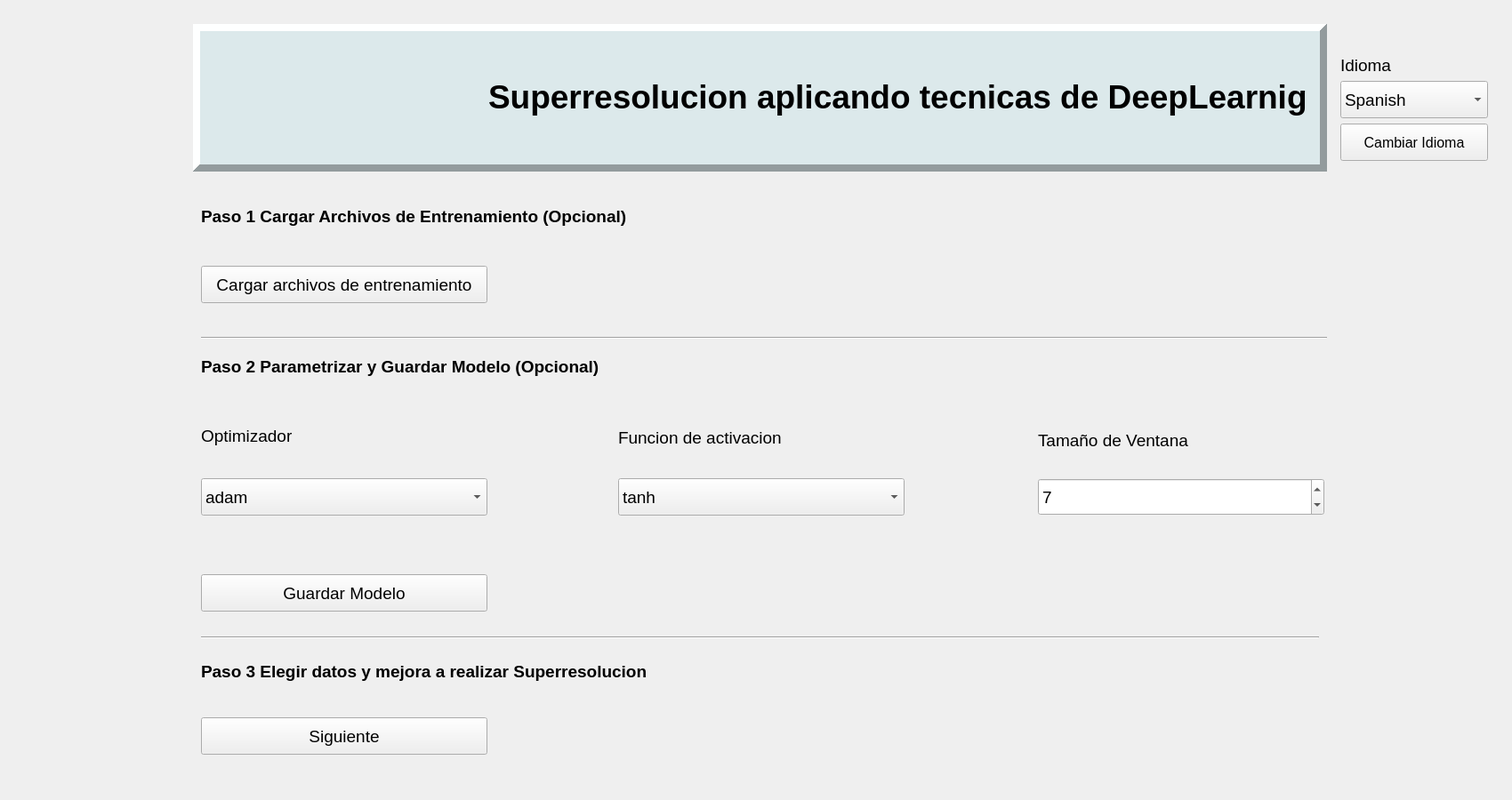
<?xml version="1.0" encoding="UTF-8"?>
<ui version="4.0">
 <class>MainWindow</class>
 <widget class="QMainWindow" name="MainWindow">
  <property name="geometry">
   <rect>
    <x>0</x>
    <y>0</y>
    <width>1700</width>
    <height>900</height>
   </rect>
  </property>
  <property name="sizePolicy">
   <sizepolicy hsizetype="Preferred" vsizetype="Preferred">
    <horstretch>0</horstretch>
    <verstretch>0</verstretch>
   </sizepolicy>
  </property>
  <property name="windowTitle">
   <string>Superresolucion aplicando tecnicas de DeepLearning</string>
  </property>
  <property name="animated">
   <bool>true</bool>
  </property>
  <widget class="QWidget" name="centralwidget">
   <layout class="QVBoxLayout" name="verticalLayout_5" stretch="4">
    <item>
     <widget class="QFrame" name="frame_2">
      <property name="frameShape">
       <enum>QFrame::NoFrame</enum>
      </property>
      <property name="frameShadow">
       <enum>QFrame::Raised</enum>
      </property>
      <layout class="QHBoxLayout" name="horizontalLayout_14" stretch="1,7,1">
       <item>
        <widget class="QFrame" name="frame_3">
         <property name="frameShape">
          <enum>QFrame::NoFrame</enum>
         </property>
         <property name="frameShadow">
          <enum>QFrame::Raised</enum>
         </property>
        </widget>
       </item>
       <item>
        <widget class="QFrame" name="frame_8">
         <property name="frameShape">
          <enum>QFrame::NoFrame</enum>
         </property>
         <property name="frameShadow">
          <enum>QFrame::Raised</enum>
         </property>
         <layout class="QVBoxLayout" name="verticalLayout_23" stretch="1,1,2,1">
          <property name="rightMargin">
           <number>0</number>
          </property>
          <item>
           <widget class="QFrame" name="frame">
            <property name="styleSheet">
             <string notr="true">background-color: rgb(220, 233, 235)</string>
            </property>
            <property name="frameShape">
             <enum>QFrame::Panel</enum>
            </property>
            <property name="frameShadow">
             <enum>QFrame::Raised</enum>
            </property>
            <property name="lineWidth">
             <number>8</number>
            </property>
            <property name="midLineWidth">
             <number>0</number>
            </property>
            <layout class="QHBoxLayout" name="horizontalLayout" stretch="1,3">
             <item>
              <widget class="QLabel" name="UCO">
               <property name="text">
                <string/>
               </property>
               <property name="alignment">
                <set>Qt::AlignCenter</set>
               </property>
              </widget>
             </item>
             <item>
              <widget class="QLabel" name="Titulo">
               <property name="font">
                <font>
                 <pointsize>10</pointsize>
                 <italic>false</italic>
                 <bold>true</bold>
                 <underline>false</underline>
                 <strikeout>false</strikeout>
                </font>
               </property>
               <property name="styleSheet">
                <string notr="true"/>
               </property>
               <property name="lineWidth">
                <number>0</number>
               </property>
               <property name="text">
                <string>&lt;html&gt;&lt;head/&gt;&lt;body&gt;&lt;p&gt;&lt;span style=&quot; font-size:28pt;&quot;&gt;Superresolucion aplicando tecnicas de DeepLearnig&lt;/span&gt;&lt;/p&gt;&lt;/body&gt;&lt;/html&gt;</string>
               </property>
              </widget>
             </item>
            </layout>
           </widget>
          </item>
          <item>
           <widget class="QFrame" name="frame_19">
            <property name="frameShape">
             <enum>QFrame::NoFrame</enum>
            </property>
            <property name="frameShadow">
             <enum>QFrame::Raised</enum>
            </property>
            <layout class="QVBoxLayout" name="verticalLayout_16">
             <item>
              <widget class="QLabel" name="label_15">
               <property name="font">
                <font>
                 <pointsize>14</pointsize>
                </font>
               </property>
               <property name="text">
                <string>&lt;html&gt;&lt;head/&gt;&lt;body&gt;&lt;p&gt;&lt;span style=&quot; font-weight:700;&quot;&gt;Paso 1 Cargar Archivos de Entrenamiento (Opcional)&lt;/span&gt;&lt;/p&gt;&lt;/body&gt;&lt;/html&gt;</string>
               </property>
              </widget>
             </item>
             <item>
              <widget class="QFrame" name="frame_21">
               <property name="frameShape">
                <enum>QFrame::NoFrame</enum>
               </property>
               <property name="frameShadow">
                <enum>QFrame::Raised</enum>
               </property>
               <layout class="QHBoxLayout" name="horizontalLayout_10" stretch="1,2">
                <property name="spacing">
                 <number>0</number>
                </property>
                <property name="leftMargin">
                 <number>0</number>
                </property>
                <property name="topMargin">
                 <number>0</number>
                </property>
                <property name="rightMargin">
                 <number>0</number>
                </property>
                <property name="bottomMargin">
                 <number>0</number>
                </property>
                <item>
                 <widget class="QPushButton" name="pushButton_7">
                  <property name="sizePolicy">
                   <sizepolicy hsizetype="Minimum" vsizetype="Minimum">
                    <horstretch>0</horstretch>
                    <verstretch>0</verstretch>
                   </sizepolicy>
                  </property>
                  <property name="minimumSize">
                   <size>
                    <width>322</width>
                    <height>42</height>
                   </size>
                  </property>
                  <property name="maximumSize">
                   <size>
                    <width>322</width>
                    <height>42</height>
                   </size>
                  </property>
                  <property name="font">
                   <font>
                    <pointsize>14</pointsize>
                   </font>
                  </property>
                  <property name="text">
                   <string>Cargar archivos de entrenamiento</string>
                  </property>
                 </widget>
                </item>
                <item>
                 <widget class="QLabel" name="label_file_name_3">
                  <property name="font">
                   <font>
                    <pointsize>15</pointsize>
                   </font>
                  </property>
                  <property name="text">
                   <string/>
                  </property>
                  <property name="alignment">
                   <set>Qt::AlignCenter</set>
                  </property>
                 </widget>
                </item>
               </layout>
              </widget>
             </item>
            </layout>
           </widget>
          </item>
          <item>
           <widget class="QFrame" name="frame_24">
            <property name="enabled">
             <bool>true</bool>
            </property>
            <property name="frameShape">
             <enum>QFrame::NoFrame</enum>
            </property>
            <property name="frameShadow">
             <enum>QFrame::Raised</enum>
            </property>
            <layout class="QVBoxLayout" name="verticalLayout_18" stretch="1,1,3,1,1">
             <property name="rightMargin">
              <number>0</number>
             </property>
             <item>
              <widget class="Line" name="line_6">
               <property name="orientation">
                <enum>Qt::Horizontal</enum>
               </property>
              </widget>
             </item>
             <item>
              <widget class="QLabel" name="label_17">
               <property name="font">
                <font>
                 <pointsize>14</pointsize>
                </font>
               </property>
               <property name="text">
                <string>&lt;html&gt;&lt;head/&gt;&lt;body&gt;&lt;p&gt;&lt;span style=&quot; font-weight:700;&quot;&gt;Paso 2 Parametrizar y Guardar Modelo (Opcional)&lt;/span&gt;&lt;/p&gt;&lt;/body&gt;&lt;/html&gt;</string>
               </property>
              </widget>
             </item>
             <item>
              <widget class="QFrame" name="frame_25">
               <property name="frameShape">
                <enum>QFrame::NoFrame</enum>
               </property>
               <property name="frameShadow">
                <enum>QFrame::Raised</enum>
               </property>
               <layout class="QHBoxLayout" name="horizontalLayout_12" stretch="3,1,3,1,3">
                <property name="spacing">
                 <number>0</number>
                </property>
                <property name="leftMargin">
                 <number>0</number>
                </property>
                <property name="topMargin">
                 <number>0</number>
                </property>
                <property name="rightMargin">
                 <number>0</number>
                </property>
                <property name="bottomMargin">
                 <number>0</number>
                </property>
                <item>
                 <widget class="QFrame" name="frame_26">
                  <property name="frameShape">
                   <enum>QFrame::NoFrame</enum>
                  </property>
                  <property name="frameShadow">
                   <enum>QFrame::Raised</enum>
                  </property>
                  <property name="lineWidth">
                   <number>0</number>
                  </property>
                  <layout class="QVBoxLayout" name="verticalLayout_19">
                   <property name="spacing">
                    <number>0</number>
                   </property>
                   <property name="leftMargin">
                    <number>0</number>
                   </property>
                   <property name="topMargin">
                    <number>0</number>
                   </property>
                   <property name="rightMargin">
                    <number>0</number>
                   </property>
                   <property name="bottomMargin">
                    <number>9</number>
                   </property>
                   <item>
                    <widget class="QLabel" name="label_18">
                     <property name="font">
                      <font>
                       <pointsize>14</pointsize>
                      </font>
                     </property>
                     <property name="text">
                      <string>Optimizador</string>
                     </property>
                    </widget>
                   </item>
                   <item>
                    <widget class="QComboBox" name="comboBox_5">
                     <property name="minimumSize">
                      <size>
                       <width>322</width>
                       <height>42</height>
                      </size>
                     </property>
                     <property name="maximumSize">
                      <size>
                       <width>322</width>
                       <height>42</height>
                      </size>
                     </property>
                     <property name="font">
                      <font>
                       <pointsize>14</pointsize>
                      </font>
                     </property>
                     <item>
                      <property name="text">
                       <string>adam</string>
                      </property>
                     </item>
                     <item>
                      <property name="text">
                       <string>rmsprop</string>
                      </property>
                     </item>
                     <item>
                      <property name="text">
                       <string>sgd</string>
                      </property>
                     </item>
                    </widget>
                   </item>
                  </layout>
                 </widget>
                </item>
                <item>
                 <spacer name="horizontalSpacer_15">
                  <property name="orientation">
                   <enum>Qt::Horizontal</enum>
                  </property>
                  <property name="sizeHint" stdset="0">
                   <size>
                    <width>40</width>
                    <height>20</height>
                   </size>
                  </property>
                 </spacer>
                </item>
                <item>
                 <widget class="QFrame" name="frame_28">
                  <property name="frameShape">
                   <enum>QFrame::NoFrame</enum>
                  </property>
                  <property name="frameShadow">
                   <enum>QFrame::Raised</enum>
                  </property>
                  <layout class="QVBoxLayout" name="verticalLayout_21">
                   <item>
                    <widget class="QLabel" name="label_20">
                     <property name="font">
                      <font>
                       <pointsize>14</pointsize>
                      </font>
                     </property>
                     <property name="text">
                      <string>Funcion de activacion</string>
                     </property>
                    </widget>
                   </item>
                   <item>
                    <widget class="QComboBox" name="comboBox_6">
                     <property name="minimumSize">
                      <size>
                       <width>322</width>
                       <height>42</height>
                      </size>
                     </property>
                     <property name="maximumSize">
                      <size>
                       <width>322</width>
                       <height>42</height>
                      </size>
                     </property>
                     <property name="font">
                      <font>
                       <pointsize>14</pointsize>
                      </font>
                     </property>
                     <item>
                      <property name="text">
                       <string>tanh</string>
                      </property>
                     </item>
                     <item>
                      <property name="text">
                       <string>sigmoid</string>
                      </property>
                     </item>
                     <item>
                      <property name="text">
                       <string>relu</string>
                      </property>
                     </item>
                     <item>
                      <property name="text">
                       <string>softmax</string>
                      </property>
                     </item>
                    </widget>
                   </item>
                  </layout>
                 </widget>
                </item>
                <item>
                 <spacer name="horizontalSpacer_16">
                  <property name="orientation">
                   <enum>Qt::Horizontal</enum>
                  </property>
                  <property name="sizeHint" stdset="0">
                   <size>
                    <width>40</width>
                    <height>20</height>
                   </size>
                  </property>
                 </spacer>
                </item>
                <item>
                 <widget class="QFrame" name="frame_27">
                  <property name="frameShape">
                   <enum>QFrame::NoFrame</enum>
                  </property>
                  <property name="frameShadow">
                   <enum>QFrame::Raised</enum>
                  </property>
                  <property name="lineWidth">
                   <number>0</number>
                  </property>
                  <layout class="QVBoxLayout" name="verticalLayout_20">
                   <property name="spacing">
                    <number>0</number>
                   </property>
                   <property name="leftMargin">
                    <number>20</number>
                   </property>
                   <property name="rightMargin">
                    <number>0</number>
                   </property>
                   <item>
                    <widget class="QLabel" name="label_19">
                     <property name="font">
                      <font>
                       <pointsize>14</pointsize>
                      </font>
                     </property>
                     <property name="text">
                      <string>Tamaño de Ventana</string>
                     </property>
                    </widget>
                   </item>
                   <item>
                    <widget class="QSpinBox" name="spinBox_4">
                     <property name="minimumSize">
                      <size>
                       <width>322</width>
                       <height>42</height>
                      </size>
                     </property>
                     <property name="maximumSize">
                      <size>
                       <width>322</width>
                       <height>42</height>
                      </size>
                     </property>
                     <property name="font">
                      <font>
                       <pointsize>14</pointsize>
                      </font>
                     </property>
                     <property name="alignment">
                      <set>Qt::AlignLeading|Qt::AlignLeft|Qt::AlignVCenter</set>
                     </property>
                     <property name="minimum">
                      <number>3</number>
                     </property>
                     <property name="maximum">
                      <number>20</number>
                     </property>
                     <property name="value">
                      <number>7</number>
                     </property>
                    </widget>
                   </item>
                  </layout>
                 </widget>
                </item>
               </layout>
              </widget>
             </item>
             <item>
              <spacer name="verticalSpacer">
               <property name="orientation">
                <enum>Qt::Vertical</enum>
               </property>
               <property name="sizeHint" stdset="0">
                <size>
                 <width>20</width>
                 <height>40</height>
                </size>
               </property>
              </spacer>
             </item>
             <item>
              <widget class="QFrame" name="frame_30">
               <property name="frameShape">
                <enum>QFrame::NoFrame</enum>
               </property>
               <property name="frameShadow">
                <enum>QFrame::Raised</enum>
               </property>
               <layout class="QHBoxLayout" name="horizontalLayout_13" stretch="3,6,1,1">
                <property name="spacing">
                 <number>0</number>
                </property>
                <property name="leftMargin">
                 <number>0</number>
                </property>
                <property name="topMargin">
                 <number>0</number>
                </property>
                <property name="rightMargin">
                 <number>0</number>
                </property>
                <property name="bottomMargin">
                 <number>0</number>
                </property>
                <item>
                 <widget class="QPushButton" name="pushButton_8">
                  <property name="minimumSize">
                   <size>
                    <width>322</width>
                    <height>42</height>
                   </size>
                  </property>
                  <property name="maximumSize">
                   <size>
                    <width>322</width>
                    <height>42</height>
                   </size>
                  </property>
                  <property name="font">
                   <font>
                    <pointsize>14</pointsize>
                   </font>
                  </property>
                  <property name="text">
                   <string>Guardar Modelo</string>
                  </property>
                 </widget>
                </item>
                <item>
                 <widget class="QLabel" name="label">
                  <property name="font">
                   <font>
                    <pointsize>14</pointsize>
                   </font>
                  </property>
                  <property name="text">
                   <string/>
                  </property>
                  <property name="alignment">
                   <set>Qt::AlignRight|Qt::AlignTrailing|Qt::AlignVCenter</set>
                  </property>
                 </widget>
                </item>
                <item>
                 <widget class="QLabel" name="loading_label_2">
                  <property name="maximumSize">
                   <size>
                    <width>42</width>
                    <height>42</height>
                   </size>
                  </property>
                  <property name="text">
                   <string/>
                  </property>
                 </widget>
                </item>
                <item>
                 <spacer name="horizontalSpacer">
                  <property name="orientation">
                   <enum>Qt::Horizontal</enum>
                  </property>
                  <property name="sizeHint" stdset="0">
                   <size>
                    <width>40</width>
                    <height>20</height>
                   </size>
                  </property>
                 </spacer>
                </item>
               </layout>
              </widget>
             </item>
            </layout>
           </widget>
          </item>
          <item>
           <widget class="QFrame" name="frame_22">
            <property name="frameShape">
             <enum>QFrame::NoFrame</enum>
            </property>
            <property name="frameShadow">
             <enum>QFrame::Raised</enum>
            </property>
            <layout class="QVBoxLayout" name="verticalLayout_17">
             <property name="spacing">
              <number>0</number>
             </property>
             <item>
              <widget class="Line" name="line_5">
               <property name="orientation">
                <enum>Qt::Horizontal</enum>
               </property>
              </widget>
             </item>
             <item>
              <widget class="QLabel" name="label_16">
               <property name="font">
                <font>
                 <pointsize>14</pointsize>
                </font>
               </property>
               <property name="text">
                <string>&lt;html&gt;&lt;head/&gt;&lt;body&gt;&lt;p&gt;&lt;span style=&quot; font-weight:700;&quot;&gt;Paso 3 Elegir datos y mejora a realizar Superresolucion&lt;/span&gt;&lt;/p&gt;&lt;/body&gt;&lt;/html&gt;</string>
               </property>
              </widget>
             </item>
             <item>
              <widget class="QFrame" name="frame_23">
               <property name="frameShape">
                <enum>QFrame::NoFrame</enum>
               </property>
               <property name="frameShadow">
                <enum>QFrame::Raised</enum>
               </property>
               <layout class="QHBoxLayout" name="horizontalLayout_11" stretch="1,2">
                <property name="spacing">
                 <number>0</number>
                </property>
                <property name="leftMargin">
                 <number>0</number>
                </property>
                <item>
                 <widget class="QPushButton" name="pushButton_9">
                  <property name="minimumSize">
                   <size>
                    <width>322</width>
                    <height>42</height>
                   </size>
                  </property>
                  <property name="maximumSize">
                   <size>
                    <width>322</width>
                    <height>42</height>
                   </size>
                  </property>
                  <property name="font">
                   <font>
                    <pointsize>14</pointsize>
                   </font>
                  </property>
                  <property name="text">
                   <string>Siguiente</string>
                  </property>
                 </widget>
                </item>
                <item>
                 <spacer name="horizontalSpacer_14">
                  <property name="orientation">
                   <enum>Qt::Horizontal</enum>
                  </property>
                  <property name="sizeHint" stdset="0">
                   <size>
                    <width>651</width>
                    <height>20</height>
                   </size>
                  </property>
                 </spacer>
                </item>
               </layout>
              </widget>
             </item>
            </layout>
           </widget>
          </item>
         </layout>
        </widget>
       </item>
       <item>
        <widget class="QFrame" name="frame_10">
         <property name="frameShape">
          <enum>QFrame::NoFrame</enum>
         </property>
         <property name="frameShadow">
          <enum>QFrame::Raised</enum>
         </property>
         <layout class="QVBoxLayout" name="verticalLayout" stretch="1,0,1,0,20">
          <item>
           <spacer name="verticalSpacer_2">
            <property name="orientation">
             <enum>Qt::Vertical</enum>
            </property>
            <property name="sizeHint" stdset="0">
             <size>
              <width>20</width>
              <height>724</height>
             </size>
            </property>
           </spacer>
          </item>
          <item>
           <widget class="QLabel" name="label_2">
            <property name="font">
             <font>
              <pointsize>14</pointsize>
             </font>
            </property>
            <property name="text">
             <string>Idioma</string>
            </property>
           </widget>
          </item>
          <item>
           <widget class="QComboBox" name="comboBox_7">
            <property name="minimumSize">
             <size>
              <width>100</width>
              <height>42</height>
             </size>
            </property>
            <property name="maximumSize">
             <size>
              <width>322</width>
              <height>42</height>
             </size>
            </property>
            <property name="font">
             <font>
              <pointsize>14</pointsize>
             </font>
            </property>
            <property name="iconSize">
             <size>
              <width>32</width>
              <height>32</height>
             </size>
            </property>
            <item>
             <property name="text">
              <string>Spanish</string>
             </property>
             <property name="icon">
              <iconset>
               <normaloff>data/ES.png</normaloff>data/ES.png</iconset>
             </property>
            </item>
            <item>
             <property name="text">
              <string>English</string>
             </property>
             <property name="icon">
              <iconset>
               <normaloff>data/US.png</normaloff>data/US.png</iconset>
             </property>
            </item>
            <item>
             <property name="text">
              <string/>
             </property>
            </item>
            <item>
             <property name="text">
              <string/>
             </property>
            </item>
            <item>
             <property name="text">
              <string/>
             </property>
            </item>
           </widget>
          </item>
          <item>
           <widget class="QPushButton" name="pushButton">
            <property name="minimumSize">
             <size>
              <width>100</width>
              <height>42</height>
             </size>
            </property>
            <property name="maximumSize">
             <size>
              <width>322</width>
              <height>42</height>
             </size>
            </property>
            <property name="font">
             <font>
              <pointsize>12</pointsize>
             </font>
            </property>
            <property name="text">
             <string>Cambiar Idioma</string>
            </property>
           </widget>
          </item>
          <item>
           <spacer name="verticalSpacer_3">
            <property name="orientation">
             <enum>Qt::Vertical</enum>
            </property>
            <property name="sizeHint" stdset="0">
             <size>
              <width>20</width>
              <height>33</height>
             </size>
            </property>
           </spacer>
          </item>
         </layout>
        </widget>
       </item>
      </layout>
     </widget>
    </item>
   </layout>
  </widget>
 </widget>
 <resources/>
 <connections/>
</ui>
